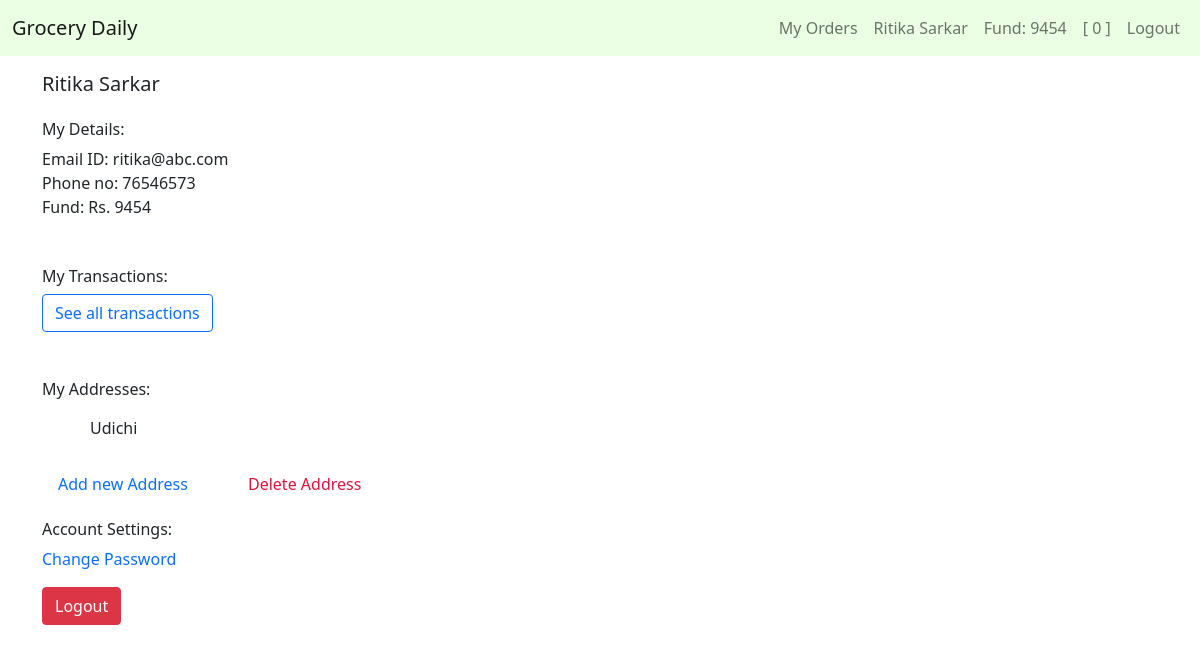
The page /account (signed in) on the database its author committed.
### tables this page shows
CREATE TABLE users (user_id INTEGER PRIMARY KEY AUTOINCREMENT NOT NULL, name TEXT NOT NULL, email TEXT NOT NULL, phone INTEGER NOT NULL, hash TEXT NOT NULL, cash NUMERIC DEFAULT 0.00);

### app.py (the view)
@app.route("/account", methods=["GET", "POST"])
@login_required
def account():
    user_id = session["user_id"]
    user_data = db.execute("SELECT * FROM users WHERE user_id = ?;", user_id)
    address = db.execute("SELECT address FROM address WHERE user_id= ?", f'{user_id}')
    address = address[0]['address']
    address = json.loads(address)
    return render_template("account.html", user_data=user_data, address=address)

### app.py (called while the page is built)
@app.after_request
def after_request(response):
    response.headers["Cache-Control"] = "no-cache, no-store, must-revalidate"
    response.headers["Expires"] = 0
    response.headers["Pragma"] = "no-cache"
    return response

def login_required(f):
    @wraps(f)
    def decorated_function(*args, **kwargs):
        if session.get("user_id") is None:
            return redirect("/login")
        return f(*args, **kwargs)
    return decorated_function

### templates/account.html (shortened to what this page needs)
{% extends "layout.html" %}
{% block user %}
    {{ user_data[0]["name"] }}
{% endblock %}
{% block fund %}
    Fund: {{ user_data[0]["cash"] }}
{% endblock %}
{% block cart %}
    {{ cart|length }}
{% endblock %}
{% block main %}
    <div class="container mt-3">
        <div class="row justify-content-center">
            <div class="col-12">
                <h5>{{user_data[0]['name']}}</h5>
            </div>
        </div>
    </div>
    <div class="container mt-3">
        <div class="row justify-content-center">
            <div class="col-12">
                <h6>My Details:</h6>
            </div>
        </div>
        <div class="row justify-content-start">
            <div class="col-12">
                Email ID: {{user_data[0]['email']}}
            </div>
            <div class="col-12">
                Phone no: {{user_data[0]['phone']}}
            </div>
            <div class="col-12">
                Fund: Rs. {{user_data[0]['cash']}}
            </div>
        </div>
    </div>
    <div class="container mb- mt-5">
        <div class="row justify-content-start">
            <div class="col-12">
                <h6>My Transactions:</h6>
            </div>
            <div class="col-lg-4 col-12">
                <a class = "btn btn-outline-primary" href="/transactions">See all transactions</a>
            </div>
        </div>
    </div>
    <div class="container mb- mt-5">
        <div class="row justify-content-start">
            <div class="col-12">
                <h6>My Addresses:</h6>
            </div>
        </div>
        <div class="row" id="address_list" style="display: block;">
            <div class="col-lg-12 col-12">
                <ul class="list-group-flush">
                    {% for i in address %}
                        <li class="list-group-item">{{ i['address'] }}</li>
                    {% endfor %}
                </ul>
            </div>
        </div>
        <div class="row">
            <div class="col-lg-2 col-6" id="add_address">
                <a class="nav-link" href="/add_address">Add new Address</a>
            </div>
            <div class="col-lg-2 col-6" id="delete_address">
                <a class="nav-link"><span style="color:crimson; cursor:pointer"> Delete Address </span></a>
            </div>
        </div>
    </div>
    <div class="container mb-3 mt-3">
        <div class="row justify-content-start">
            <div class="col-12">
                <h6>Account Settings:</h6>
            </div>
        </div>
        <div class="row mt-3justify-content-start">
            <div class="col-12">
                <a style="text-decoration: none" href="/change_password"><span>Change Password</span></a>
            </div>
        </div>
        <div class="row mt-3 justify-content-start">
            <div class="col-12">
                <a type="button" class = "btn btn-danger"style="text-decoration: none" href="/logout"><span style="color: white;">Logout</span></a>
            </div>
        </div>
    </div>
{% endblock %}

### rows shown on the page
users: name "Ritika Sarkar", cash "9454", email "ritika@abc.com", phone "76546573"

### other values the page prints
{{ cart|length }} "0"
{{ i['address'] }} "Udichi"
